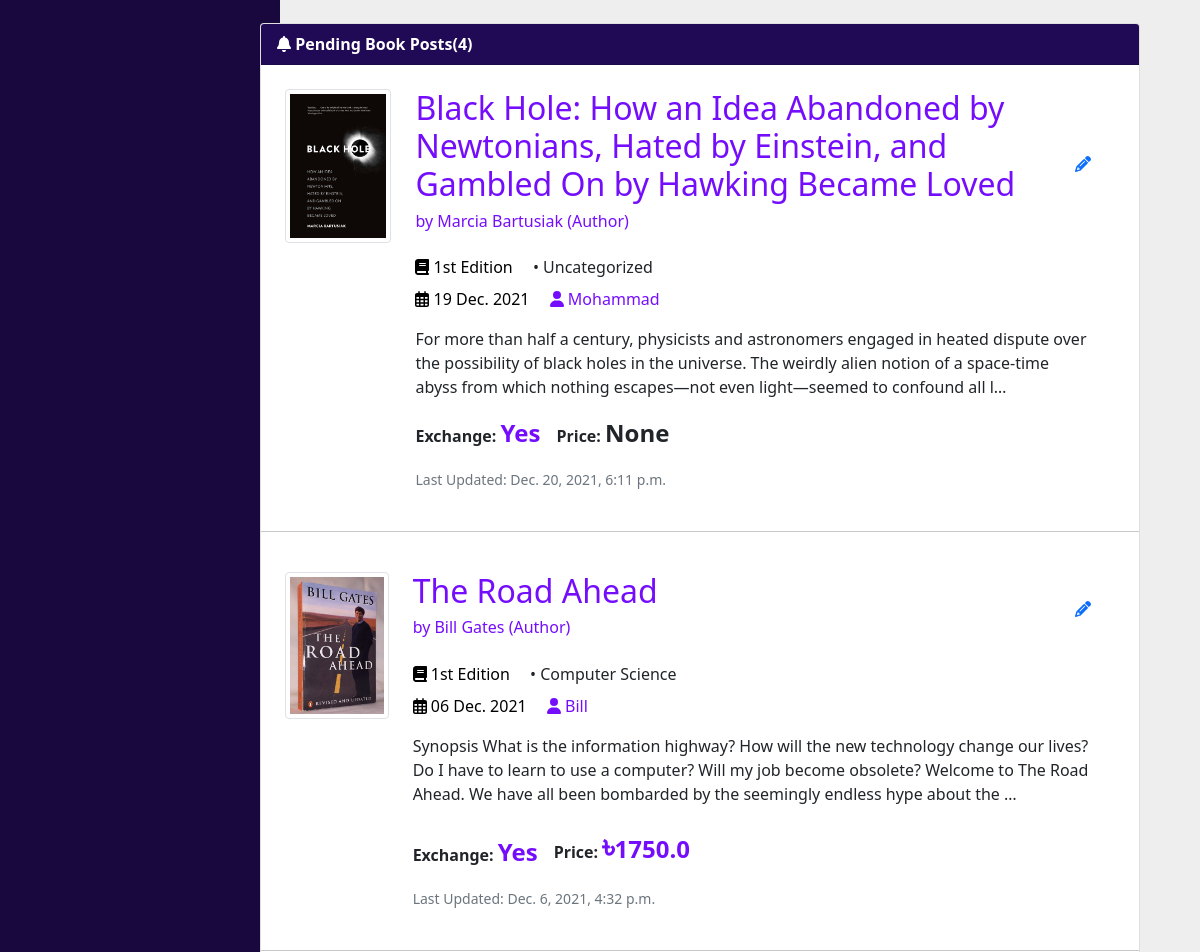
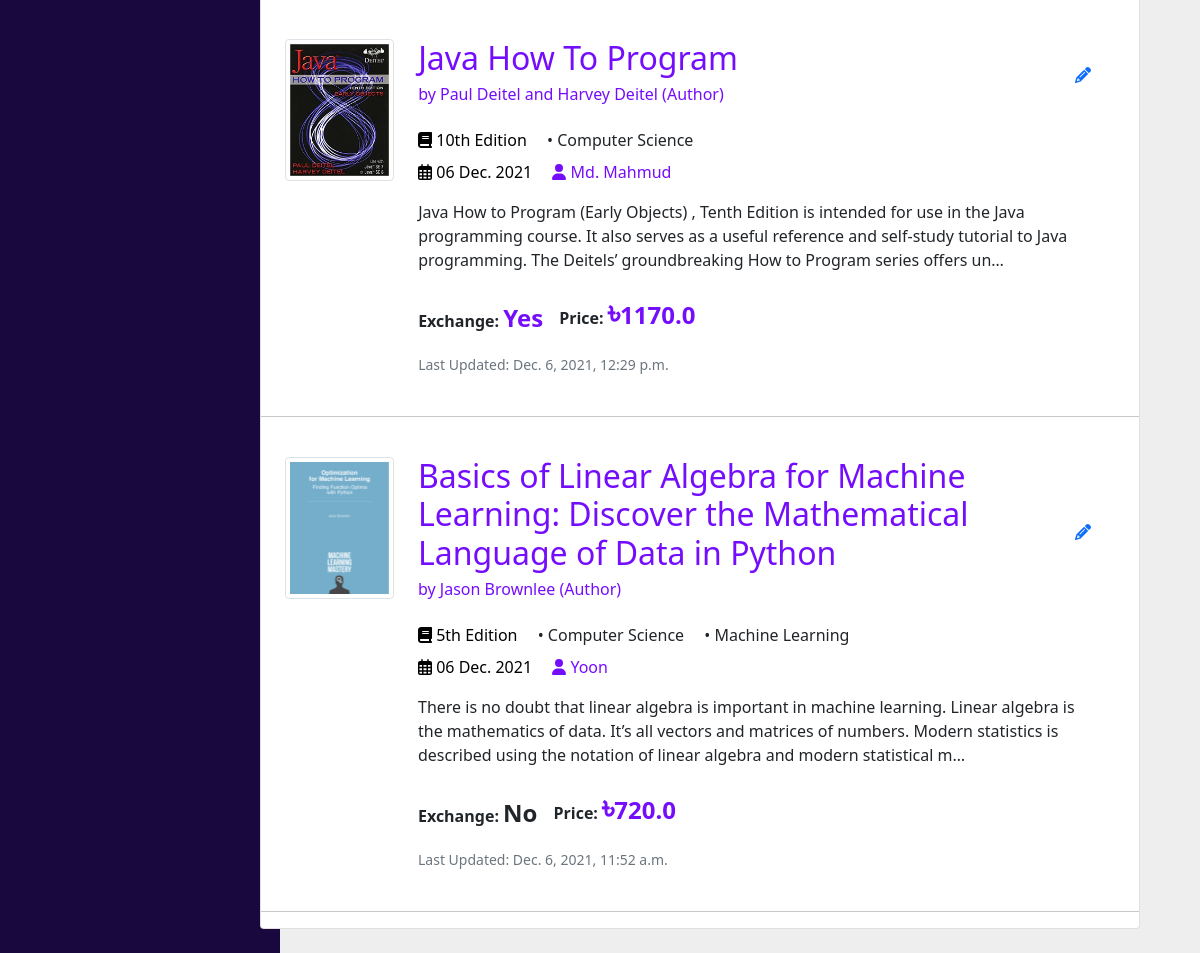
Page /pending-post/ (signed in, lower part) on the earlier database version (2 pictures, top to bottom).
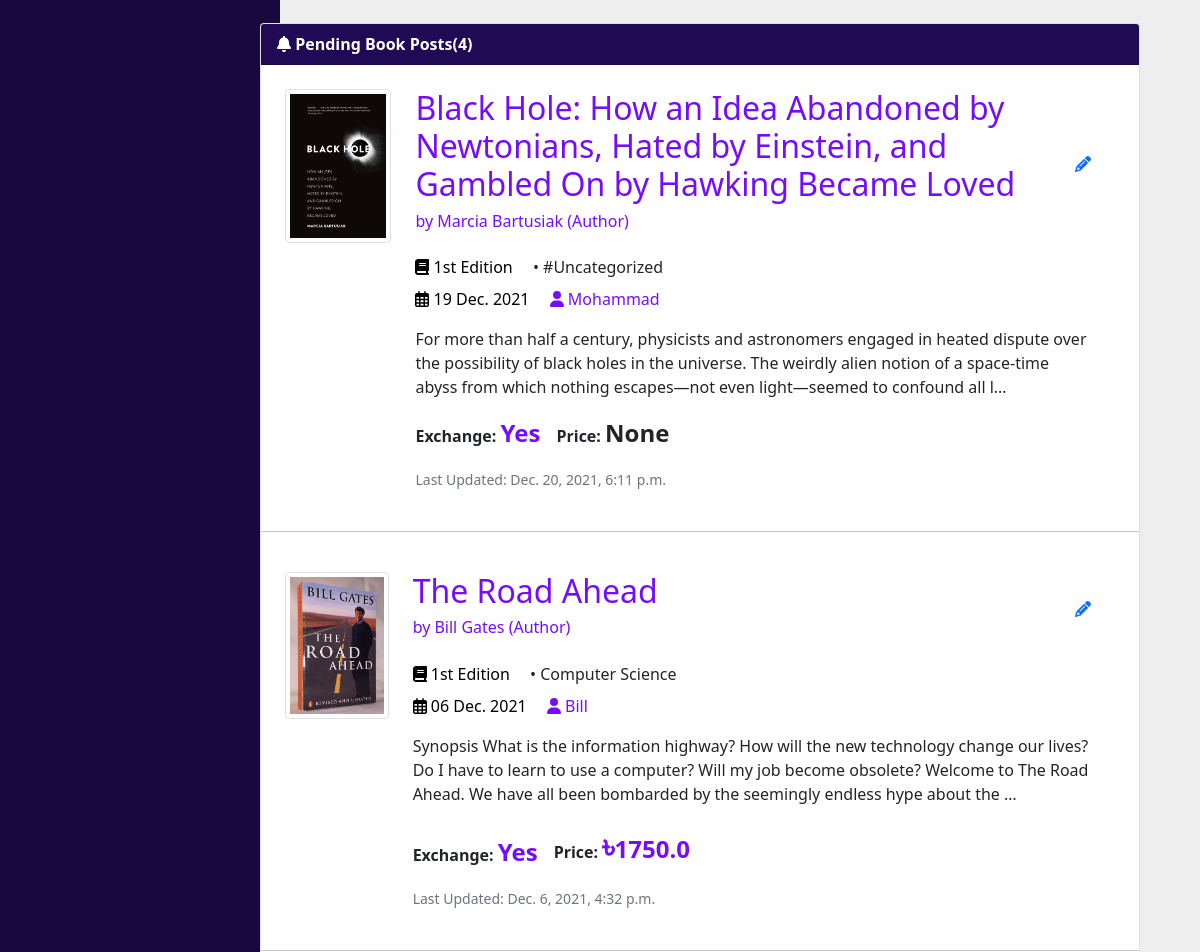
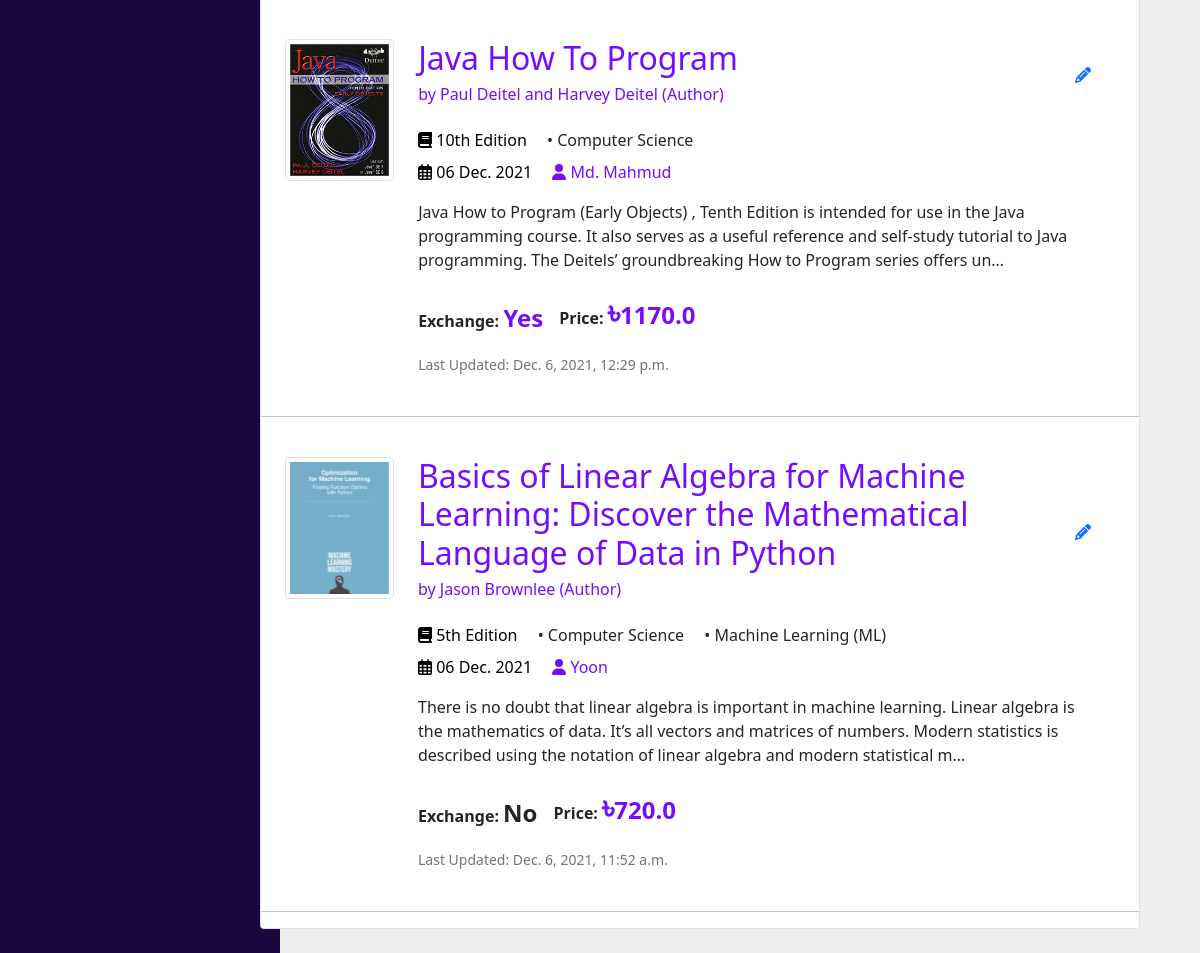
Same page on the later database version (2 pictures, top to bottom).
### books/models.py (models this page shows, shortened)
class Category(models.Model):
    name = models.CharField(max_length=255)
    description = models.TextField(null = True, blank=True)
    slug = models.CharField(max_length=255, null=True, blank=True)

### users/decorators.py (the view)
        def wrapper_func(request, *args, **kwargs):
            group = None
            if request.user.groups.exists():
                group = request.user.groups.all()[0].name
            if group in allowed_roles:
                return view_func(request, *args, **kwargs)
            else:
                return render(request,'users/unauthorized_page.html')

### books/models.py (called while the page is built)
    @property
    def bookImageURL(self):
        try:
            img = self.image.url
        except:
            img = ''
        return img

### users/models.py (called while the page is built)
    @property
    def customerImageURL(self):
        try:
            img = self.profile_pic.url
        except:
            img = ''
        return img

    @property
    def managerImageURL(self):
        try:
            img = self.profile_pic.url
        except:
            img = ''
        return img

### users/views.py (called while the page is built)
@login_required(login_url='login')
@allowed_users(allowed_roles=['manager'])
def pendingPost(request):
    manager = Manager.objects.get(username=request.user)
    all_customer = Customer.objects.all()
    pending_blog_posts = Blog.objects.filter(review='False').order_by('-created')
    pending_book_posts = Book.objects.filter(review='False').order_by('-created')
    context = {'manager':manager,'pending_blog_posts':pending_blog_posts,'pending_book_posts':pending_book_posts,'all_customer':all_customer}
    return render(request, "manager/pending_post.html", context)

### templates/manager/pending_post.html (shortened to what the changed rows need)
<!DOCTYPE html>
{% extends 'manager/main_manager_template.html' %}
{% load static %}
    {% block context %}
    <div class="container">
        <div class="card m-4">
            <div>
            {% if pending_book_posts %}
            {% for book in pending_book_posts %}
            <div class="col-lg-12 col-md-12 p-4 book-post-bg">
            <div class="blog-item d-flex">
                <div class="blog-thumb" style="height: 300px; width: 300px;">
                <a href="{% url 'books-details' book.slug %}">
                    <img src="{{ book.bookImageURL }}" alt="{{ book.name }}" class="img-thumbnail book-img"/>
                </a>
                </div>
                <div class="blog-item-content mx-4">
                <div>
                    <div class="mb-3 d-flex justify-content-between">
                        <div>
                            <h2>
                                <a class="text-violet" href="{% url 'books-details' book.slug %}"> {{ book.name }} </a>
                            </h2>
                            <h6 class="text-violet"> by {{book.author}} (Author)</h6>
                        </div>
                        <div class="d-flex align-items-center">
                          <ul class="navbar-nav">
                            <li class="nav-item">
                              <div class="dropdown">
                                  <a href="/" class="d-flex align-items-center text-decoration-none" id="dropdownUser1" data-bs-toggle="dropdown" aria-expanded="false">
                                    <i class="fas fa-pencil-alt"></i>
                                  </a>
                                  </div>
                                </li>
                              </ul>
                        </div>
                    </div>
                    <div class="blog-item-meta mb-2">
                    <span class="text-black text-capitalize me-3">
                        <i class="fas fa-book mr-2"></i> {{ book.edition }} Edition
                    </span>
                    {% for cat in book.category.all %}
                        <span class="text-capitalize me-3">
                            &bull; {{ cat.name }}
                        </span>
                    {%endfor%}
                    </div>
                    <div class="mb-3">
                    <span class="text-black text-capitalize me-3">
                        <i class="far fa-calendar-alt mr-2"></i> {{ book.created|date:"d N Y" }}
                    </span>
                    <a href="{% url 'user-profile' book.creator.username %}" class="text-violet text-capitalize mr-3">
                        <i class="fa fa-user mr-2"></i> {{ book.creator.first_name }}
                    </a>
                    </div>
                    <p class="mb-3">{{ book.description|truncatechars:250 }}</p>
                    <div class="d-flex align-items-end">
                    {% if book.exchange == 'Yes' %}
                    <p class="font-weight-700">Exchange: <span style="font-size: 1.5em;" class="font-weight-900 text-violet">{{book.exchange}}</span></p>
                    {% else %}
                    <p class="font-weight-700">Exchange: <span style="font-size: 1.5em;">{{book.exchange}}</span></p>
                    {% endif%}
                    {% if book.price != None %}
                    <p class="font-weight-700 ms-3">Price: <span class="font-weight-900 text-violet" style="font-size: 2em;">&#2547;</span><span style="font-size: 1.5em;" class="font-weight-900 text-violet">{{book.price}}</span></p>
                    {% else %}
                    <p class="font-weight-700 ms-3">Price: <span style="font-size: 1.5em;">{{book.price}}</span></p>
                    {% endif%}
                    </div>
                    <p class="card-text"><small class="text-muted">Last Updated: {{ book.updated }}</small></p>
                </div>
                </div>
            </div>
            </div><hr>
            {% endfor %}
            {% else %}
            <div class="p-3 m-3 bg-white border-all border-radius-10">
                <strong class="text-muted">No Pending Book Post Request.</strong>
            </div>
            {% endif %}
        </div>
    </div>
    </div>
    {% endblock %}

Differences in the rows shown:
changed Category: name "Uncategorized" → "#Uncategorized"
changed Category: name "Machine Learning" → "Machine Learning (ML)"
